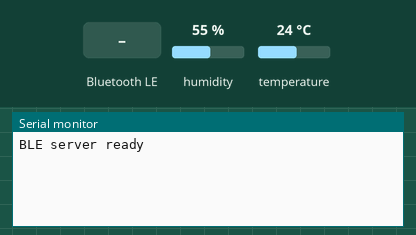
Bench run of a program on a simulated ESP32-S3. Parts: the last lines printed to the serial monitor. The test bench sets the inputs (shaded band); at power-on: humidity 55 %, temperature 24 °C. Nothing arrives over Bluetooth unless stated; a phone connects over Bluetooth LE 3 s after start.

Above: at 1.2 s.
1.3 s: Bluetooth LE write "1" received
At 2.0 s:
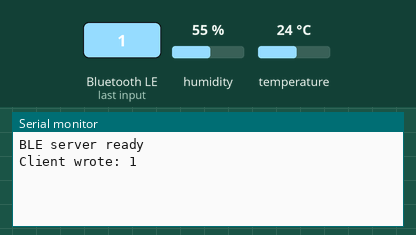
4.5 s: humidity set to 22 %
At 5.5 s:
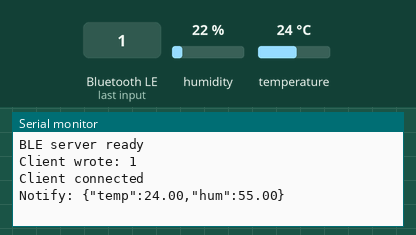
6.0 s: temperature set to 12 °C
7.5 s: Bluetooth LE write "0" received
At 7.83 s:
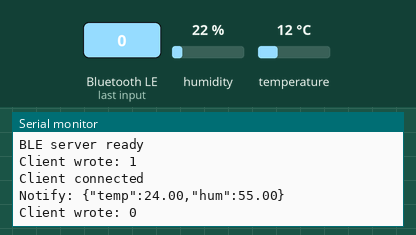
9.0 s: humidity set to 40 %
At 9.5 s:
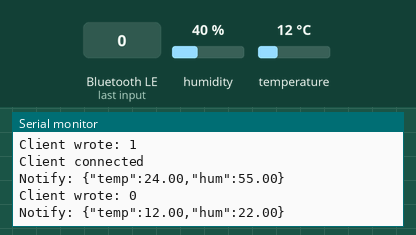

Measured:
- after the input at 1.3 s, the serial monitor: prints a new line after 0.05 s (image 1)
- after the input at 7.5 s, the serial monitor: prints a new line after 0.05 s (image 3)

The program:

main.cpp
```cpp
#include <BLEDevice.h>
#include <BLEServer.h>
#include <BLEUtils.h>
#include <BLE2902.h>
#include "DHT.h"

// ====== UUIDs ======
#define SERVICE_UUID          "4fafc201-1fb5-459e-8fcc-c5c9c331914b"
#define CHAR_UUID_NOTIFY      "beb5483e-36e1-4688-b7f5-ea07361b26a8"
#define CHAR_UUID_RW          "1c95d5e3-d8f7-413a-bf3d-7a2e5d7be87e"

// ====== DHT ======
#define DHTPIN 3
#define DHTTYPE DHT22
DHT dht(DHTPIN, DHTTYPE);

// ====== BLE State ======
BLECharacteristic* notifyChar = nullptr;
BLECharacteristic* rwChar = nullptr;

bool deviceConnected = false;
unsigned long lastSend = 0;
unsigned long lastDHT = 0;

float lastTemp = NAN;
float lastHum = NAN;

// ====== Server Callbacks ======
class ServerCallbacks : public BLEServerCallbacks {
  void onConnect(BLEServer* s) override {
    deviceConnected = true;
    Serial.println("Client connected");
  }
  void onDisconnect(BLEServer* s) override {
    deviceConnected = false;
    Serial.println("Client disconnected");
    BLEDevice::startAdvertising();
  }
};

// ====== RW Characteristic Callback ======
class RWCallbacks : public BLECharacteristicCallbacks {
  void onWrite(BLECharacteristic* c) override {
    std::string v = c->getValue();
    if (!v.empty()) {
      Serial.printf("Client wrote: %s\n", v.c_str());
    }
  }
};

// ====== Setup ======
void setup() {
  Serial.begin(115200);
  dht.begin();

  BLEDevice::init("ESP32-GATT-Server");
  BLEServer* server = BLEDevice::createServer();
  server->setCallbacks(new ServerCallbacks());

  BLEService* service = server->createService(SERVICE_UUID);

  // Notify characteristic
  notifyChar = service->createCharacteristic(
    CHAR_UUID_NOTIFY,
    BLECharacteristic::PROPERTY_NOTIFY
  );
  notifyChar->addDescriptor(new BLE2902());

  // Read/Write characteristic
  rwChar = service->createCharacteristic(
    CHAR_UUID_RW,
    BLECharacteristic::PROPERTY_READ |
    BLECharacteristic::PROPERTY_WRITE |
    BLECharacteristic::PROPERTY_NOTIFY
  );
  rwChar->setCallbacks(new RWCallbacks());
  rwChar->addDescriptor(new BLE2902());
  rwChar->setValue("RW characteristic ready");

  service->start();

  BLEAdvertising* adv = BLEDevice::getAdvertising();
  adv->addServiceUUID(SERVICE_UUID);
  BLEDevice::startAdvertising();

  Serial.println("BLE server ready");
}

// ====== Loop ======
void loop() {
  unsigned long now = millis();

  // Read DHT every 2 seconds
  if (now - lastDHT > 2000) {
    lastDHT = now;
    lastTemp = dht.readTemperature();
    lastHum  = dht.readHumidity();
  }

  // Send notify every 4 seconds
  if (deviceConnected && now - lastSend > 4000) {
    lastSend = now;

    if (!isnan(lastTemp) && !isnan(lastHum)) {
      String json = "{\"temp\":" + String(lastTemp) +
                    ",\"hum\":" + String(lastHum) + "}";

      notifyChar->setValue(json.c_str());
      notifyChar->notify();

      Serial.printf("Notify: %s\n", json.c_str());
    }
  }
}
```
